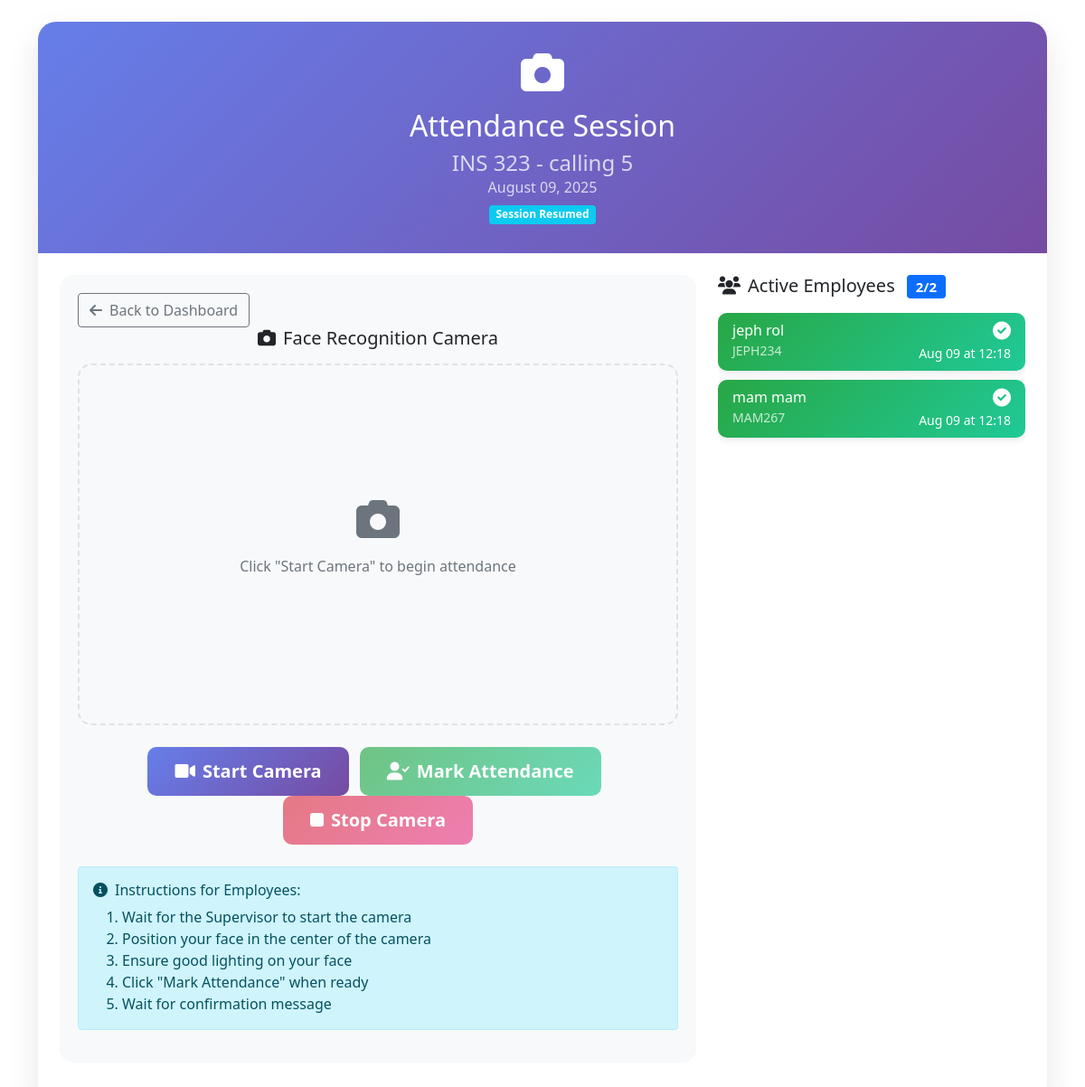
Page /lecturer/attendance/3/ (signed in) on the committed database.
### attendance/models.py (models this page shows, shortened)
class Class(models.Model):
    name = models.CharField(max_length=100, unique=True)
    code = models.CharField(max_length=20, unique=True)
    description = models.TextField(blank=True)
    instructor = models.ForeignKey('CustomUser', on_delete=models.CASCADE, related_name='taught_classes', limit_choices_to={'position': 'lecturer'})
    created_at = models.DateTimeField(auto_now_add=True)
    is_active = models.BooleanField(default=True)
    class Meta:
        verbose_name_plural = "Classes"
        ordering = ['name']

class Student(models.Model):
    SEMESTER_CHOICES = [
        ('1', 'First Semester'),
        ('2', 'Second Semester'),
    ]
    user = models.OneToOneField('CustomUser', on_delete=models.CASCADE, related_name='student_profile', null = True)
    student_id = models.CharField(max_length=20, unique=True)
    enrolled_classes = models.ManyToManyField(Class, related_name='students', blank=True)
    year_of_study = models.CharField(max_length=20, blank=True)
    department = models.ForeignKey(Department, on_delete=models.CASCADE, related_name='students', null=True, blank=True)
    level = models.ForeignKey(Level, on_delete=models.CASCADE, related_name='students', null=True, blank=True)
    semester = models.CharField(max_length=1, choices=SEMESTER_CHOICES, blank=True)
    phone = models.CharField(max_length=20, blank=True)
    created_at = models.DateTimeField(auto_now_add=True)
    is_active = models.BooleanField(default=True)
    class Meta:
        ordering = ['student_id']
    @property
    def full_name(self):
        return self.user.get_full_name() or self.user.username
    @property
    def phone(self):
        return self.user.phone

class CustomUser(AbstractUser):
    POSITION_CHOICES = [
        ('student', 'Student'),
        ('lecturer', 'Lecturer'),
    ]
    position = models.CharField(
        max_length=10,
        choices=POSITION_CHOICES,
        default='student',
        help_text='User position in the system'
    )
    phone = models.CharField(max_length=20, blank=True, null=True)
    student_id = models.CharField(max_length=20, blank=True, null=True, unique=True)

class Attendance(models.Model):
    ATTENDANCE_STATUS_CHOICES = [
        ('present', 'Present'),
        ('absent', 'Absent'),
        ('late', 'Late'),
    ]
    student = models.ForeignKey(Student, on_delete=models.CASCADE, related_name='attendance_records', null = True)
    class_attended = models.ForeignKey(Class, on_delete=models.CASCADE, related_name='attendance_records')
    date = models.DateField(default=timezone.now)
    timestamp = models.DateTimeField(auto_now_add=True)
    status = models.CharField(max_length=10, choices=ATTENDANCE_STATUS_CHOICES, default='present')
    recognition_confidence = models.FloatField(null=True, blank=True)
    marked_by_recognition = models.BooleanField(default=True)
    attendance_image = models.CharField(max_length=255, blank=True, null=True, help_text="Filename of captured attendance image")
    notes = models.TextField(blank=True)
    class Meta:
        unique_together = ['student', 'class_attended', 'date']
        ordering = ['-timestamp']

### attendance/views.py (the view)
# urls.py: path('lecturer/attendance/<int:class_id>/', views.lecturer_attendance_session, name='lecturer_attendance_session'),
@login_required
def lecturer_attendance_session(request, class_id):
    try:
        if not request.user.is_staff:
            messages.error(request, 'Access denied. Lecturer privileges required.')
            return redirect('student_dashboard')
        class_obj = get_object_or_404(Class, id=class_id, instructor=request.user, is_active=True)
        today = timezone.now().date()
        session, created = AttendanceSession.objects.get_or_create(
            class_session=class_obj,
            date=today,
            defaults={
                'created_by': request.user,
                'total_students': class_obj.students.filter(is_active=True).count()
            }
        )
        today_attendance = Attendance.objects.filter(
            class_attended=class_obj,
            date=today
        ).select_related('student').order_by('-timestamp')
        enrolled_students = class_obj.students.filter(is_active=True)
        attendance_status = []
        marked_student_ids = set(att.student.id for att in today_attendance)
        for student in enrolled_students:
            attendance_record = today_attendance.filter(student=student).first()
            attendance_status.append({
                'student': student,
                'attendance': attendance_record,
                'is_marked': student.id in marked_student_ids
            })
        context = {
            'lecturer': request.user,
            'class': class_obj,
            'session': session,
            'today_attendance': today_attendance,
            'attendance_status': attendance_status,
            'enrolled_students': enrolled_students,
            'today': today,
            'session_created': created,
        }
        return render(request, 'attendance/lecturer_attendance_session.html', context)
    except Exception as e:
        messages.error(request, f'Error loading attendance session: {str(e)}')
        return redirect('lecturer_dashboard')

### templates/attendance/lecturer_attendance_session.html (shortened to what this page needs)
<!DOCTYPE html>
<html lang="en">
<head>
    <link href="https://cdn.jsdelivr.net/npm/bootstrap@5.1.3/dist/css/bootstrap.min.css" rel="stylesheet">
    <link href="https://cdnjs.cloudflare.com/ajax/libs/font-awesome/6.0.0/css/all.min.css" rel="stylesheet">
</head>
<body>
    <div class="container mt-4">
        <div class="row justify-content-center">
            <div class="col-12">
                <div class="attendance-card">
                    <div class="attendance-header">
                        <i class="fas fa-camera fa-3x mb-3"></i>
                        <h2 class="mb-2">Attendance Session</h2>
                        <h4 class="mb-0 opacity-75">{{ class.code }} - {{ class.name }}</h4>
                        <p class="mb-0 opacity-75">{{ today|date:"F d, Y" }}</p>
                        {% if session_created %}
                            <small class="badge bg-success mt-2">New Session Started</small>
                        {% else %}
                            <small class="badge bg-info mt-2">Session Resumed</small>
                        {% endif %}
                    </div>
                    <div class="row p-4">
                        <div class="col-md-8">
                            <div class="camera-section">
                                <a href="{% url 'lecturer_dashboard' %}" class="btn btn-outline-secondary">
                                    <i class="fas fa-arrow-left me-2"></i>Back to Dashboard
                                </a>
                                <center>
                                <h5 class="mb-3">
                                    <i class="fas fa-camera me-2"></i>Face Recognition Camera
                                </h5>
                                </center>
                                <div class="text-center mb-4" >
                                    <div id="cameraPlaceholder" class="d-flex align-items-center justify-content-center"
                                         style="width: 100%; height: 400px; background: #f8f9fa; border-radius: 15px; border: 2px dashed #dee2e6; ">
                                        <div class="text-center">
                                            <i class="fas fa-camera fa-3x text-muted mb-3"></i>
                                            <p class="text-muted">Click "Start Camera" to begin attendance</p>
                                        </div>
                                    </div>
                                </div>
                                <div class="text-center mb-4">
                                    <button id="startCamera" class="btn btn-primary btn-lg me-2">
                                        <i class="fas fa-video me-2"></i>Start Camera
                                    </button>
                                    <button id="markAttendance" class="btn btn-success btn-lg me-2" disabled>
                                        <i class="fas fa-user-check me-2"></i>Mark Attendance
                                    </button>
                                    <button id="stopCamera" class="btn btn-danger btn-lg" disabled>
                                        <i class="fas fa-stop me-2"></i>Stop Camera
                                    </button>
                                </div>
                                <div class="alert alert-info">
                                    <h6 class="alert-heading">
                                        <i class="fas fa-info-circle me-2"></i>Instructions for Employees:
                                    </h6>
                                    <ol class="mb-0">
                                        <li>Wait for the Supervisor to start the camera</li>
                                        <li>Position your face in the center of the camera</li>
                                        <li>Ensure good lighting on your face</li>
                                        <li>Click "Mark Attendance" when ready</li>
                                        <li>Wait for confirmation message</li>
                                    </ol>
                                </div>
                            </div>
                        </div>
                        <div class="col-md-4">
                            <h5 class="mb-3">
                                <i class="fas fa-users me-2"></i>Active Employees
                                <span class="badge bg-primary ms-2">{{ today_attendance.count }}/{{ enrolled_students.count }}</span>
                            </h5>
                            {% if enrolled_students.count == 0 %}
                                <div class="alert alert-info">
                                    <i class="fas fa-info-circle me-2"></i>
                                    No Employees Checked in this office yet.
                                </div>
                            {% else %}
                                <div style="max-height: 600px; overflow-y: auto;">
                                    {% for status in attendance_status %}
                                        <div class="card student-card {% if status.is_marked %}status-present{% else %}status-pending{% endif %}">
                                            <div class="card-body py-2">
                                                <div class="d-flex justify-content-between align-items-center">
                                                    <div>
                                                        <h6 class="mb-0">{{ status.student.full_name }}</h6>
                                                        <small class="opacity-75">{{ status.student.student_id }}</small>
                                                    </div>
                                                    <div class="text-end">
                                                        {% if status.is_marked %}
                                                            <i class="fas fa-check-circle fa-lg"></i>
                                                            <br><small>{{ status.attendance.timestamp|date:"M d" }} at {{ status.attendance.timestamp|time:"H:i" }}</small>
                                                        {% else %}
                                                            <i class="fas fa-clock fa-lg"></i>
                                                            <br><small>Pending</small>
                                                        {% endif %}
                                                    </div>
                                                </div>
                                            </div>
                                        </div>
                                    {% endfor %}
                                </div>
                            {% endif %}
                        </div>
                    </div>
                </div>
            </div>
        </div>
    </div>
</body>
</html>

### rows in the picture
Class: code "INS 323", name "calling 5"
Student: student.full_name "jeph rol", student.student_id "JEPH234", attendance.timestamp "Aug 09", attendance.timestamp "12:18"
Student: student.full_name "mam mam", student.student_id "MAM267", attendance.timestamp "Aug 09", attendance.timestamp "12:18"

### other values in the picture
{{ today_attendance.count }} "2"
{{ enrolled_students.count }} "2"
